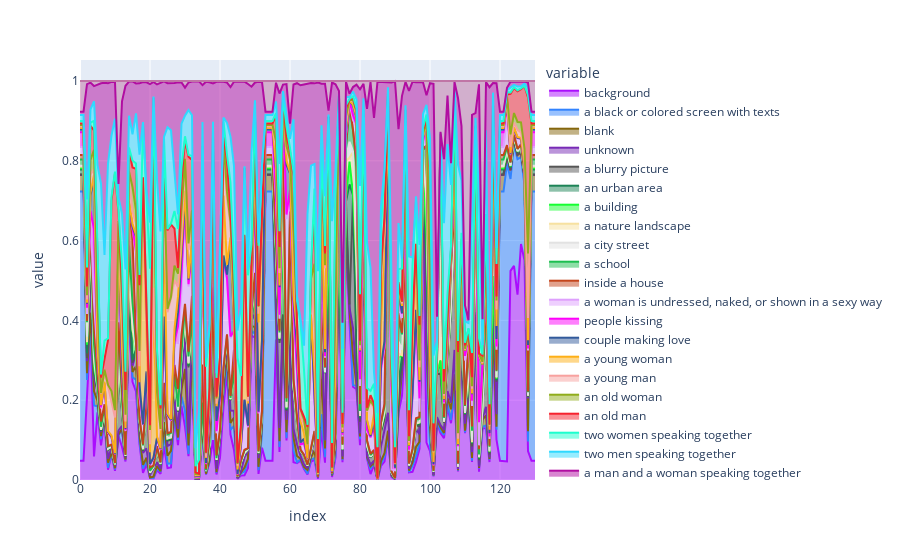

The notebook cell saved with this chart:
### Code cell
clip.show_preds_area(probas)

### Figure 1 — Plotly figure (JSON) as saved in the notebook; plotly's stock layout.template omitted (floating-point values rounded to 4 significant figures; data arrays with more than 128 entries replaced by an {"elided": "..."} marker saying what was removed)
{"data": [{"hovertemplate": "variable=background<br>index=%{x}<br>value=%{y}<extra></extra>", "legendgroup": "background", "line": {"color": "#AA0DFE"}, "marker": {"symbol": "circle"}, "mode": "lines", "name": "background", "orientation": "v", "showlegend": true, "stackgroup": "1", "type": "scatter", "x": {"elided": "131 int values"}, "xaxis": "x", "y": {"elided": "131 float values"}, "yaxis": "y"}, {"hovertemplate": "variable=a black or colored screen with texts<br>index=%{x}<br>value=%{y}<extra></extra>", "legendgroup": "a black or colored screen with texts", "line": {"color": "#3283FE"}, "marker": {"symbol": "circle"}, "mode": "lines", "name": "a black or colored screen with texts", "orientation": "v", "showlegend": true, "stackgroup": "1", "type": "scatter", "x": {"elided": "131 int values"}, "xaxis": "x", "y": {"elided": "131 float values"}, "yaxis": "y"}, {"hovertemplate": "variable=blank<br>index=%{x}<br>value=%{y}<extra></extra>", "legendgroup": "blank", "line": {"color": "#85660D"}, "marker": {"symbol": "circle"}, "mode": "lines", "name": "blank", "orientation": "v", "showlegend": true, "stackgroup": "1", "type": "scatter", "x": {"elided": "131 int values"}, "xaxis": "x", "y": {"elided": "131 float values"}, "yaxis": "y"}, {"hovertemplate": "variable=unknown<br>index=%{x}<br>value=%{y}<extra></extra>", "legendgroup": "unknown", "line": {"color": "#782AB6"}, "marker": {"symbol": "circle"}, "mode": "lines", "name": "unknown", "orientation": "v", "showlegend": true, "stackgroup": "1", "type": "scatter", "x": {"elided": "131 int values"}, "xaxis": "x", "y": {"elided": "131 float values"}, "yaxis": "y"}, {"hovertemplate": "variable=a blurry picture<br>index=%{x}<br>value=%{y}<extra></extra>", "legendgroup": "a blurry picture", "line": {"color": "#565656"}, "marker": {"symbol": "circle"}, "mode": "lines", "name": "a blurry picture", "orientation": "v", "showlegend": true, "stackgroup": "1", "type": "scatter", "x": {"elided": "131 int values"}, "xaxis": "x", "y": {"elided": "131 float values"}, "yaxis": "y"}, {"hovertemplate": "variable=an urban area<br>index=%{x}<br>value=%{y}<extra></extra>", "legendgroup": "an urban area", "line": {"color": "#1C8356"}, "marker": {"symbol": "circle"}, "mode": "lines", "name": "an urban area", "orientation": "v", "showlegend": true, "stackgroup": "1", "type": "scatter", "x": {"elided": "131 int values"}, "xaxis": "x", "y": {"elided": "131 float values"}, "yaxis": "y"}, {"hovertemplate": "variable=a building<br>index=%{x}<br>value=%{y}<extra></extra>", "legendgroup": "a building", "line": {"color": "#16FF32"}, "marker": {"symbol": "circle"}, "mode": "lines", "name": "a building", "orientation": "v", "showlegend": true, "stackgroup": "1", "type": "scatter", "x": {"elided": "131 int values"}, "xaxis": "x", "y": {"elided": "131 float values"}, "yaxis": "y"}, {"hovertemplate": "variable=a nature landscape<br>index=%{x}<br>value=%{y}<extra></extra>", "legendgroup": "a nature landscape", "line": {"color": "#F7E1A0"}, "marker": {"symbol": "circle"}, "mode": "lines", "name": "a nature landscape", "orientation": "v", "showlegend": true, "stackgroup": "1", "type": "scatter", "x": {"elided": "131 int values"}, "xaxis": "x", "y": {"elided": "131 float values"}, "yaxis": "y"}, {"hovertemplate": "variable=a city street<br>index=%{x}<br>value=%{y}<extra></extra>", "legendgroup": "a city street", "line": {"color": "#E2E2E2"}, "marker": {"symbol": "circle"}, "mode": "lines", "name": "a city street", "orientation": "v", "showlegend": true, "stackgroup": "1", "type": "scatter", "x": {"elided": "131 int values"}, "xaxis": "x", "y": {"elided": "131 float values"}, "yaxis": "y"}, {"hovertemplate": "variable=a school<br>index=%{x}<br>value=%{y}<extra></extra>", "legendgroup": "a school", "line": {"color": "#1CBE4F"}, "marker": {"symbol": "circle"}, "mode": "lines", "name": "a school", "orientation": "v", "showlegend": true, "stackgroup": "1", "type": "scatter", "x": {"elided": "131 int values"}, "xaxis": "x", "y": {"elided": "131 float values"}, "yaxis": "y"}, {"hovertemplate": "variable=inside a house<br>index=%{x}<br>value=%{y}<extra></extra>", "legendgroup": "inside a house", "line": {"color": "#C4451C"}, "marker": {"symbol": "circle"}, "mode": "lines", "name": "inside a house", "orientation": "v", "showlegend": true, "stackgroup": "1", "type": "scatter", "x": {"elided": "131 int values"}, "xaxis": "x", "y": {"elided": "131 float values"}, "yaxis": "y"}, {"hovertemplate": "variable=a woman is undressed, naked, or shown in a sexy way<br>index=%{x}<br>value=%{y}<extra></extra>", "legendgroup": "a woman is undressed, naked, or shown in a sexy way", "line": {"color": "#DEA0FD"}, "marker": {"symbol": "circle"}, "mode": "lines", "name": "a woman is undressed, naked, or shown in a sexy way", "orientation": "v", "showlegend": true, "stackgroup": "1", "type": "scatter", "x": {"elided": "131 int values"}, "xaxis": "x", "y": {"elided": "131 float values"}, "yaxis": "y"}, {"hovertemplate": "variable=people kissing<br>index=%{x}<br>value=%{y}<extra></extra>", "legendgroup": "people kissing", "line": {"color": "#FE00FA"}, "marker": {"symbol": "circle"}, "mode": "lines", "name": "people kissing", "orientation": "v", "showlegend": true, "stackgroup": "1", "type": "scatter", "x": {"elided": "131 int values"}, "xaxis": "x", "y": {"elided": "131 float values"}, "yaxis": "y"}, {"hovertemplate": "variable=couple making love<br>index=%{x}<br>value=%{y}<extra></extra>", "legendgroup": "couple making love", "line": {"color": "#325A9B"}, "marker": {"symbol": "circle"}, "mode": "lines", "name": "couple making love", "orientation": "v", "showlegend": true, "stackgroup": "1", "type": "scatter", "x": {"elided": "131 int values"}, "xaxis": "x", "y": {"elided": "131 float values"}, "yaxis": "y"}, {"hovertemplate": "variable=a young woman<br>index=%{x}<br>value=%{y}<extra></extra>", "legendgroup": "a young woman", "line": {"color": "#FEAF16"}, "marker": {"symbol": "circle"}, "mode": "lines", "name": "a young woman", "orientation": "v", "showlegend": true, "stackgroup": "1", "type": "scatter", "x": {"elided": "131 int values"}, "xaxis": "x", "y": {"elided": "131 float values"}, "yaxis": "y"}, {"hovertemplate": "variable=a young man<br>index=%{x}<br>value=%{y}<extra></extra>", "legendgroup": "a young man", "line": {"color": "#F8A19F"}, "marker": {"symbol": "circle"}, "mode": "lines", "name": "a young man", "orientation": "v", "showlegend": true, "stackgroup": "1", "type": "scatter", "x": {"elided": "131 int values"}, "xaxis": "x", "y": {"elided": "131 float values"}, "yaxis": "y"}, {"hovertemplate": "variable=an old woman<br>index=%{x}<br>value=%{y}<extra></extra>", "legendgroup": "an old woman", "line": {"color": "#90AD1C"}, "marker": {"symbol": "circle"}, "mode": "lines", "name": "an old woman", "orientation": "v", "showlegend": true, "stackgroup": "1", "type": "scatter", "x": {"elided": "131 int values"}, "xaxis": "x", "y": {"elided": "131 float values"}, "yaxis": "y"}, {"hovertemplate": "variable=an old man<br>index=%{x}<br>value=%{y}<extra></extra>", "legendgroup": "an old man", "line": {"color": "#F6222E"}, "marker": {"symbol": "circle"}, "mode": "lines", "name": "an old man", "orientation": "v", "showlegend": true, "stackgroup": "1", "type": "scatter", "x": {"elided": "131 int values"}, "xaxis": "x", "y": {"elided": "131 float values"}, "yaxis": "y"}, {"hovertemplate": "variable=two women speaking together<br>index=%{x}<br>value=%{y}<extra></extra>", "legendgroup": "two women speaking together", "line": {"color": "#1CFFCE"}, "marker": {"symbol": "circle"}, "mode": "lines", "name": "two women speaking together", "orientation": "v", "showlegend": true, "stackgroup": "1", "type": "scatter", "x": {"elided": "131 int values"}, "xaxis": "x", "y": {"elided": "131 float values"}, "yaxis": "y"}, {"hovertemplate": "variable=two men speaking together<br>index=%{x}<br>value=%{y}<extra></extra>", "legendgroup": "two men speaking together", "line": {"color": "#2ED9FF"}, "marker": {"symbol": "circle"}, "mode": "lines", "name": "two men speaking together", "orientation": "v", "showlegend": true, "stackgroup": "1", "type": "scatter", "x": {"elided": "131 int values"}, "xaxis": "x", "y": {"elided": "131 float values"}, "yaxis": "y"}, {"hovertemplate": "variable=a man and a woman speaking together<br>index=%{x}<br>value=%{y}<extra></extra>", "legendgroup": "a man and a woman speaking together", "line": {"color": "#B10DA1"}, "marker": {"symbol": "circle"}, "mode": "lines", "name": "a man and a woman speaking together", "orientation": "v", "showlegend": true, "stackgroup": "1", "type": "scatter", "x": {"elided": "131 int values"}, "xaxis": "x", "y": {"elided": "131 float values"}, "yaxis": "y"}, {"hovertemplate": "variable=a group of persons<br>index=%{x}<br>value=%{y}<extra></extra>", "legendgroup": "a group of persons", "line": {"color": "#C075A6"}, "marker": {"symbol": "circle"}, "mode": "lines", "name": "a group of persons", "orientation": "v", "showlegend": true, "stackgroup": "1", "type": "scatter", "x": {"elided": "131 int values"}, "xaxis": "x", "y": {"elided": "131 float values"}, "yaxis": "y"}], "layout": {"legend": {"title": {"text": "variable"}, "tracegroupgap": 0}, "margin": {"t": 60}, "xaxis": {"anchor": "y", "domain": [0, 1], "title": {"text": "index"}}, "yaxis": {"anchor": "x", "domain": [0, 1], "title": {"text": "value"}}}}
